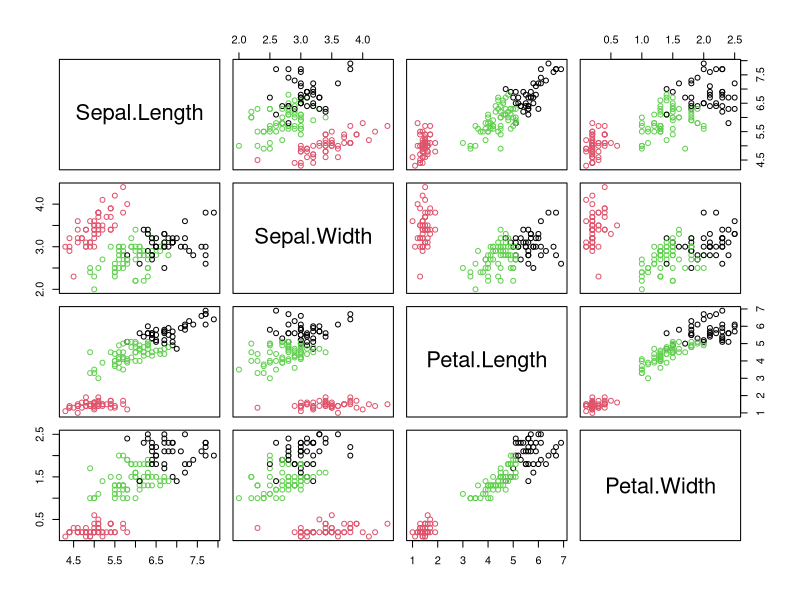

The R source for this figure:
#neste algoritmo uma instancia pode pertencer a mais de grupo
#disponivel no pacote e1071
library(e1071)
#criando o modelo
modelo <- cmeans(iris[1:4], centers = 3)
#verificando a acuracia
acuracia <- table(iris$Species, modelo$cluster)
#grafico de dispersao do cluster
X11()
plot(iris[,1:4], col=modelo$cluster)